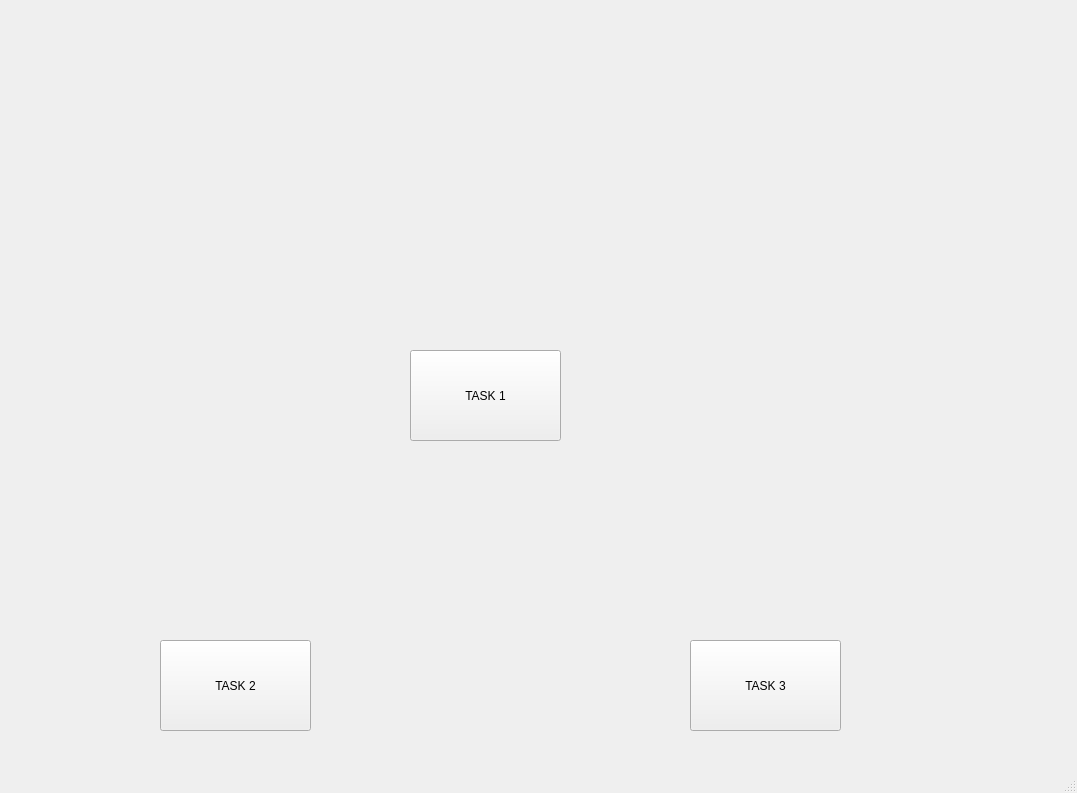
<?xml version="1.0" encoding="UTF-8"?>
<ui version="4.0">
 <class>MainWindow</class>
 <widget class="QMainWindow" name="MainWindow">
  <property name="geometry">
   <rect>
    <x>0</x>
    <y>0</y>
    <width>1077</width>
    <height>793</height>
   </rect>
  </property>
  <property name="windowTitle">
   <string>MainWindow</string>
  </property>
  <widget class="QWidget" name="centralwidget">
   <widget class="QPushButton" name="pushButton">
    <property name="geometry">
     <rect>
      <x>410</x>
      <y>350</y>
      <width>151</width>
      <height>91</height>
     </rect>
    </property>
    <property name="text">
     <string>TASK 1</string>
    </property>
   </widget>
   <widget class="QWidget" name="gridLayoutWidget">
    <property name="geometry">
     <rect>
      <x>20</x>
      <y>20</y>
      <width>991</width>
      <height>321</height>
     </rect>
    </property>
    <layout class="QGridLayout" name="gridLayout">
     <item row="2" column="1">
      <widget class="QCustomPlot" name="ItRp_plot" native="true"/>
     </item>
     <item row="1" column="1">
      <widget class="QCustomPlot" name="Rp_plot" native="true"/>
     </item>
     <item row="1" column="0">
      <widget class="QCustomPlot" name="It_plot" native="true"/>
     </item>
     <item row="1" column="2">
      <widget class="QCustomPlot" name="T0_plot" native="true"/>
     </item>
     <item row="2" column="0">
      <widget class="QCustomPlot" name="Ut_plot" native="true"/>
     </item>
    </layout>
   </widget>
   <widget class="QCustomPlot" name="RkkRp_eq0_plot" native="true">
    <property name="geometry">
     <rect>
      <x>20</x>
      <y>470</y>
      <width>441</width>
      <height>161</height>
     </rect>
    </property>
   </widget>
   <widget class="QPushButton" name="pushButton_2">
    <property name="geometry">
     <rect>
      <x>160</x>
      <y>640</y>
      <width>151</width>
      <height>91</height>
     </rect>
    </property>
    <property name="text">
     <string>TASK 2</string>
    </property>
   </widget>
   <widget class="QCustomPlot" name="RkkRp_const200_plot" native="true">
    <property name="geometry">
     <rect>
      <x>560</x>
      <y>470</y>
      <width>441</width>
      <height>161</height>
     </rect>
    </property>
   </widget>
   <widget class="QPushButton" name="pushButton_3">
    <property name="geometry">
     <rect>
      <x>690</x>
      <y>640</y>
      <width>151</width>
      <height>91</height>
     </rect>
    </property>
    <property name="text">
     <string>TASK 3</string>
    </property>
   </widget>
  </widget>
  <widget class="QMenuBar" name="menubar">
   <property name="geometry">
    <rect>
     <x>0</x>
     <y>0</y>
     <width>1077</width>
     <height>25</height>
    </rect>
   </property>
  </widget>
  <widget class="QStatusBar" name="statusbar"/>
 </widget>
 <customwidgets>
  <customwidget>
   <class>QCustomPlot</class>
   <extends>QWidget</extends>
   <header>qcustomplot.h</header>
   <container>1</container>
  </customwidget>
 </customwidgets>
 <resources/>
 <connections/>
</ui>
